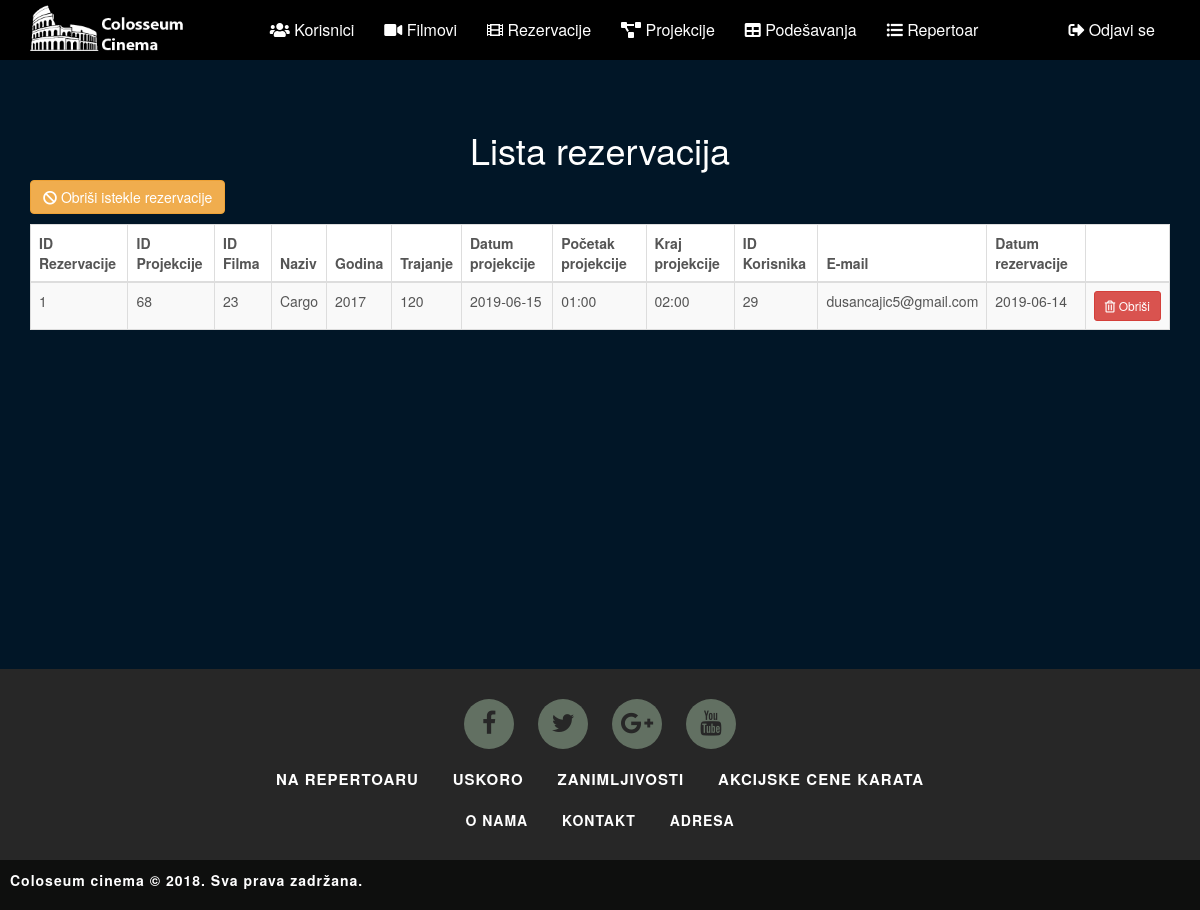
/reservation (signed in), run on an earlier commit of the app's database.
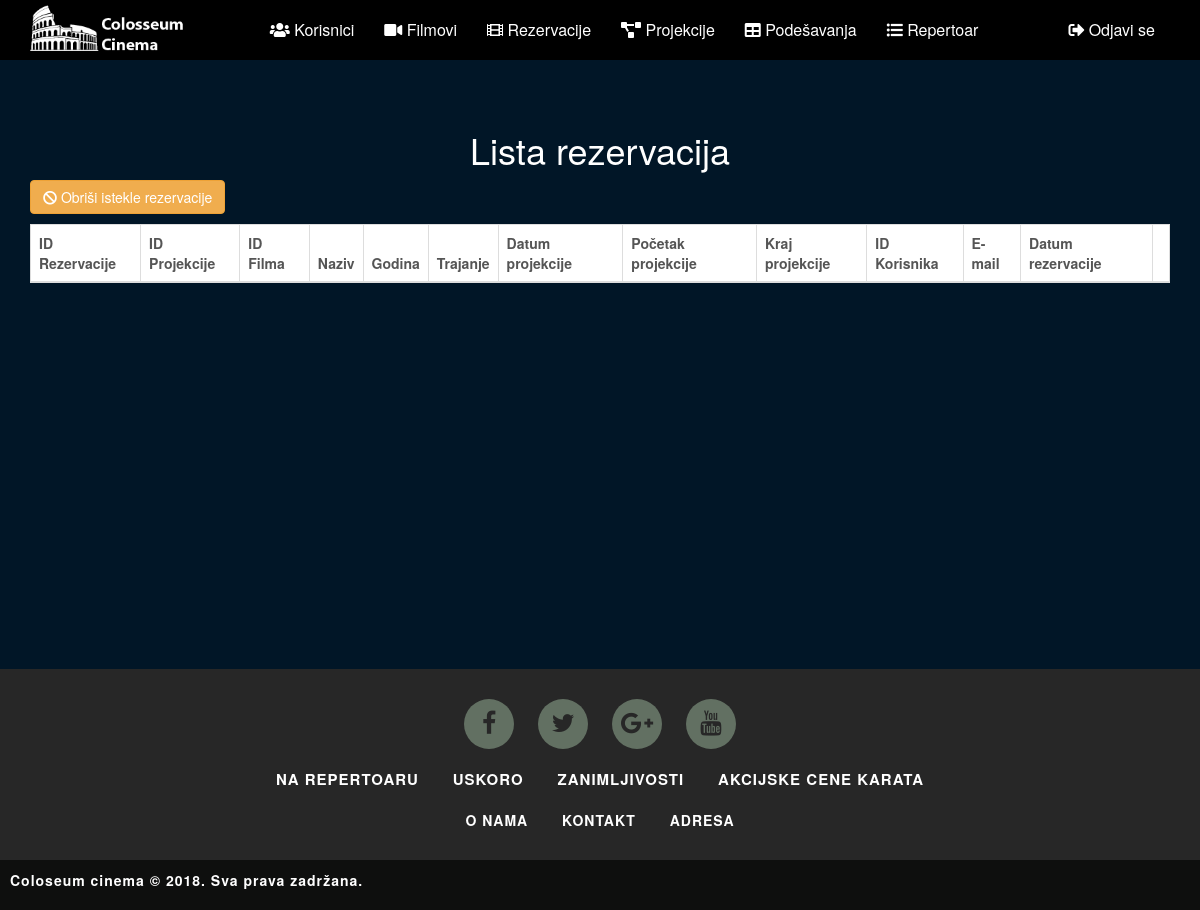
And on a later commit of the database.
### tables this page shows
CREATE TABLE `reservation` (
  `id` int(11) NOT NULL,
  `projectionId` int(11) NOT NULL,
  `userId` int(11) NOT NULL,
  `seat` varchar(255) NOT NULL,
  `reservationDate` date NOT NULL
);

CREATE TABLE `projection` (
  `id` int(11) NOT NULL,
  `filmId` int(11) NOT NULL,
  `date` date NOT NULL,
  `start` time NOT NULL,
  `end` time NOT NULL,
  `hall` int(11) NOT NULL,
  `price` int(11) NOT NULL
);

CREATE TABLE `film` (
  `id` int(11) NOT NULL,
  `name` varchar(255) NOT NULL,
  `year` int(11) NOT NULL,
  `director` varchar(255) NOT NULL,
  `genre` varchar(255) NOT NULL,
  `durationTime` int(11) NOT NULL,
  `description` varchar(255) NOT NULL,
  `rating` double NOT NULL,
  `youtube_url` varchar(255) NOT NULL,
  `path` varchar(255) NOT NULL DEFAULT 'web/images/no-image.png'
);

CREATE TABLE `users` (
  `id` int(11) NOT NULL,
  `firstName` varchar(255) DEFAULT NULL,
  `lastName` varchar(255) DEFAULT NULL,
  `email` varchar(255) DEFAULT NULL,
  `role` varchar(20) DEFAULT NULL,
  `password` varchar(255) DEFAULT NULL,
  `gender` varchar(255) DEFAULT NULL,
  `country` varchar(255) DEFAULT NULL,
  `mobilePhone` varchar(255) DEFAULT NULL,
  `path` varchar(255) NOT NULL DEFAULT 'web/images/no-image.png',
  `confirmation_code` varchar(255) DEFAULT NULL,
  `confirmed` int(11) NOT NULL DEFAULT '0'
);

### libs/Session.php (called while the page is built, shortened)
<?php
class Session
{
	public static function get($key)
	{
		if (isset($_SESSION[$key]))
		return $_SESSION[$key];
	}
}

### index.php (called while the page is built, shortened)
<?php
require 'libs/Bootstrap.php';
require 'libs/Controller.php';
require 'libs/Model.php';
require 'libs/View.php';
require 'libs/Database.php';
require 'libs/Session.php';
$app = new Bootstrap();

### libs/Model.php (called while the page is built)
<?php
class Model {
	function __construct() {
        $this->db = new Database(DB_TYPE, DB_HOST, DB_NAME, DB_USER, DB_PASS);
	}
}

### models/reservation_model.php (called while the page is built, shortened)
<?php
class Reservation_Model extends Model
{
    public function reservationList()
    {
        $sql = 'SELECT r.id AS reservationId,r.projectionId,r.userId,r.seat,r.reservationDate,u.*,p.*,f.* FROM ' . TABLE_RESERVATION . ' AS r INNER JOIN ' . TABLE_USERS . ' AS u ON r.userId = u.id INNER JOIN ' . TABLE_PROJECTION . ' AS p ON r.projectionId = p.id INNER JOIN ' . TABLE_FILM . ' AS f ON p.filmId = f.id';
        try
        {
            $sth = $this->db->prepare($sql);
            $sth->execute();
            $reservationList = $sth->fetchAll();
            return $reservationList;
        } catch (PDOException $ex)
        {
            echo $ex->getMessage();
            return array();
        }
    }
}

### libs/Controller.php (called while the page is built, shortened)
<?php
class Controller
{
    public function loadModel($name)
    {
        $path = 'models/' . $name . '_model.php';
        if (file_exists($path)) {
            $this->model = new $modelName();
        }
    }
}

### views/reservation/index.php (the view)
<div class="reservation-content-admin">
    <div class="container" style="margin-top: 50px;">
        <h1 class="text-center">Lista rezervacija</h1>
        <button class="btn btn-warning" style="margin-bottom: 10px;">
            <a href="<?php echo URL; ?>reservation/deleteExpiredReservations" style="color: white;"><i class="fas fa-ban"></i> Obriši istekle rezervacije</a>
        </button>
        <div class="table-responsive">
            <table id="id2" class="table table-striped table-bordered table-hover">
                <thead>
                <tr>
                    <th>ID Rezervacije</th>
                    <th>ID Projekcije</th>
                    <th>ID Filma</th>
                    <th>Naziv</th>
                    <th>Godina</th>
                    <th>Trajanje</th>
                    <th>Datum projekcije</th>
                    <th>Početak projekcije</th>
                    <th>Kraj projekcije</th>
                    <th>ID Korisnika</th>
                    <th>E-mail</th>
                    <th>Datum rezervacije</th>
                    <th></th>
                </tr>
                </thead>
                <?php
                foreach ($this->reservationList as $key => $value) {
                    list($hourS, $minuteS, $secondS) = explode(':', $value['start']);
                    list($hourE, $minuteE, $secondE) = explode(':', $value['end']);
                    echo '<tr>';
                    echo '<td>' . $value['reservationId'] . '</td>';
                    echo '<td>' . $value['projectionId'] . '</td>';
                    echo '<td>' . $value['filmId'] . '</td>';
                    echo '<td>' . $value['name'] . '</td>';
                    echo '<td>' . $value['year'] . '</td>';
                    echo '<td>' . $value['durationTime'] . '</td>';
                    echo '<td>' . $value['date'] . '</td>';
                    echo '<td>' . $hourS . ':' . $minuteS . '</td>';
                    echo '<td>' . $hourE . ':' . $minuteE . '</td>';
                    echo '<td>' . $value['userId'] . '</td>';
                    echo '<td>' . $value['email'] .'</td>';
                    echo '<td>' . $value['reservationDate'] . '</td>';
                    echo '<td class="cell">
                              <a href="' . URL . 'reservation/delete/' . $value['reservationId'] . '"><button class="btn btn-danger btn-sm">
                                                <i class="far fa-trash-alt"></i> Obriši</button></a></td>';
                    echo '</tr>';
                }
                ?>
            </table>
        </div>
    </div>
</div>

### libs/Bootstrap.php (shortened to what this page needs)
<?php
class Bootstrap {
	function __construct() {
	    if(isset($_GET['username']) && isset($_GET['code']) && !empty($_GET['username']) && !empty($_GET['code'])){
            require 'controllers/registration.php';
            $controller = new Registration();
            $controller->loadModel('registration');
            $controller->emailConfirmation($_GET['username'],$_GET['code']);
            return false;
        }else{
            $url = isset($_GET['url']) ? $_GET['url'] : null;
            $url = rtrim($url, '/');
            $url = explode('/', $url);
            $controller = new $url[0];
            $controller->loadModel($url[0]);
            if (isset($url[2])) {
                if (method_exists($controller, $url[1])) {
                    $controller->{$url[1]}($url[2]);
                } else {
                    $this->error();
                }
            } else {
                if (isset($url[1])) {
                    if (method_exists($controller, $url[1])) {
                        $controller->{$url[1]}();
                    } else {
                        $this->error();
                    }
                } else {
                    $controller->index();
                }
            }
        }
	}
}

### controllers/reservation.php (shortened to what this page needs)
<?php
class Reservation extends Controller
{
    public function index($id = null) {
        if(Session::get('role') == 'admin') {
            $this->view->reservationList = $this->model->reservationList();
            $this->view->title = 'Lista rezervacija';
            $this->view->render('reservation/index');
        } else if(Session::get('role') == 'user') {
            $this->view->reservationListForUser = $this->model->reservationListForUser($id);
            $this->view->title = 'Prikaz rezervacije';
            $this->view->render('reservation/reservationUser');
        }
    }
}

### libs/View.php (shortened to what this page needs)
<?php
class View {
	public function render($name, $noInclude = false)
	{
		if ($noInclude == true) {
			require 'views/' . $name . '.php';
		}
		else {
			require 'views/header.php';
			require 'views/' . $name . '.php';
			require 'views/footer.php';
		}
	}
}

### views/header.php (shortened to what this page needs)
<!doctype html>
<html>
<head>
    <link rel="stylesheet" href="<?php echo URL; ?>web/css/style.css"/>
    <link rel="stylesheet" href="https://maxcdn.bootstrapcdn.com/bootstrap/3.3.7/css/bootstrap.min.css">
    <link rel="stylesheet" href="https://cdn.datatables.net/1.10.12/css/dataTables.bootstrap.min.css" />
    <link rel="stylesheet" href="https://use.fontawesome.com/releases/v5.0.13/css/all.css">
    <link rel="stylesheet" type="text/css" href="https://cdnjs.cloudflare.com/ajax/libs/font-awesome/4.7.0/css/font-awesome.min.css">
</head>
<body>
    <div id="header" class="text-center">
        <nav class="navbar navbar-inverse navbar-fixed-top">
            <div class="container">
                 <div class="navbar-header">
                     <a href="<?php echo URL; ?>home" class="navbar-brand"><img src="<?php echo URL; ?>web/images/logo.png" class="img-responsive" style="height: 50px;"</a>
                </div>
                <div class="collapse navbar-collapse " id="mainNavBar">
                    <ul class="nav navbar-nav">
                        <?php if (Session::get('loggedIn') == true): ?>
                            <?php if (Session::get('role') == 'admin'): ?>
                                <li><a href="<?php echo URL; ?>user"><i class="fas fa-users"></i> Korisnici</a></li>
                                <li><a href="<?php echo URL; ?>film"><i class="fas fa-video"></i> Filmovi</a></li>
                                <li><a href="<?php echo URL; ?>reservation"><i class="fas fa-film"></i> Rezervacije</a></li>
                                <li><a href="<?php echo URL; ?>projection"><i class="fas fa-project-diagram"></i> Projekcije</a></li>
                                <li><a href="<?php echo URL; ?>dashboard"><i class="fas fa-table"></i> Podešavanja</a></li>
                                <li><a href="<?php echo URL; ?>projection/repertoire/<?php echo date('Y-m-d'); ?>"><i class="fas fa-list-ul"></i> Repertoar</a></li>
                            <?php endif; ?>
                                <li class="odjavi"><a href="<?php echo URL; ?>dashboard/logout"><i class="fas fa-sign-out-alt"></i> Odjavi se</a></li>
                        <?php endif; ?>
                     </ul>
                </div>
            </div>
        </nav>
    </div>
    <div id="container">
    <div class="body-content">

### views/footer.php
			</div>
		</div>
			<div id="footer" style="width: 100%;">
                <div class="footer-main-div">
                    <div class="footer-social-icons">
                        <ul>
                            <li><a href="#" target="blank"><i class="fa fa-facebook"></i></a></li>
                            <li><a href="#" target="blank"><i class="fa fa-twitter"></i></a></li>
                            <li><a href="#" target="blank"><i class="fa fa-google-plus"></i></a></li>
                            <li><a href="#" target="blank"><i class="fa fa-youtube"></i></a></li>
                        </ul>
                    </div>
                    <div class="footer-menu-one">
                        <ul>
                            <li><a href="<?php echo URL; ?>projection/repertoire/<?php echo date('Y-m-d'); ?>">Na repertoaru</a></li>
                            <li><a href="#">Uskoro</a></li>
                            <li><a href="<?php echo URL; ?>aboutUs/interesting">Zanimljivosti</a></li>
                            <li><a href="#">Akcijske cene karata</a></li>
                        </ul>
                    </div>
                    <div class="footer-menu-two">
                        <ul>
                            <li><a href="<?php echo URL; ?>aboutUs">O nama</a></li>
                            <li><a href="#">Kontakt</a></li>
                            <li><a href="#">Adresa</a></li>
                        </ul>
                    </div>
                </div>
                <div class="footer-bottom">
                    <p>Coloseum cinema © 2018. Sva prava zadržana.</p>
                </div>
			</div>
</body>
</html>

### web/css/style.css (style rules this page uses)
html body { background-color: #011627; }
#header { height: 60px; }
#header a { color: white; }
#header .navbar.navbar-inverse.navbar-fixed-top { min-height: 60px; }
#header .navbar.navbar-inverse.navbar-fixed-top .container .navbar-header a { padding: 0 15px; }
#header .navbar.navbar-inverse.navbar-fixed-top .container { padding-top: 5px; }
#header .navbar.navbar-inverse.navbar-fixed-top .container .nav.navbar-nav { float: right; }
#header .navbar.navbar-inverse.navbar-fixed-top .container .nav.navbar-nav .odjavi { margin-left: 60px; }
.navbar.navbar-inverse { background-color: black;border: none;border-radius: 0; }
#mainNavBar .nav.navbar-nav { font-size: 16px; }
.reservation-content-admin .table-responsive table { background-color: white;color: #555; width: 100%; }
.reservation-content-admin .container { margin-top: 100px;color: white; }
* { margin:0px; padding: 0px; box-sizing: border-box; }
a { text-decoration: none; outline: none; }
.footer-main-div { width: 100%; height: auto; margin: auto; background: #272727; padding:30px 0px; }
.footer-social-icons { width: 100%; height: auto; margin: auto; }
.footer-social-icons ul { margin: 0px; padding: 0px; text-align: center; }
.footer-social-icons ul li { display: inline-block; width: 50px; height: 50px; margin: 0px 10px; border-radius: 100%; background: #627062; }
.footer-social-icons ul li a { color: #272727; font-size: 25px; display: block; }
.footer-social-icons ul li a i { line-height: 50px; }
.footer-menu-one { width: 100%; height: auto; margin: auto; margin-top: 20px; margin-bottom: 20px; }
.footer-menu-one ul { margin: 0px; padding: 0px; text-align: center; }
.footer-menu-one ul li { display: inline-block; margin: 0px 15px; }
.footer-menu-one ul li a { font-size:15px; font-weight: 600; color: #fff; letter-spacing: 1px; text-transform: uppercase; }
.footer-menu-two { width: 100%; height: auto; margin: auto; margin-top:15px; }
.footer-menu-two ul { margin: 0px; padding: 0px; text-align: center; }
.footer-menu-two ul li { display: inline-block; margin: 0px 15px; }
.footer-menu-two ul li a { font-size:14px; font-weight: 600; color: #fff; letter-spacing: 1px; text-transform: uppercase; }
.footer-bottom { width: 100%; height: auto; margin: auto; background: #0e0f0e; padding: 10px; }
.footer-bottom p { font-size: 14px; text-align: left; color: #fff; font-weight: 600; letter-spacing: 1px; }

What changed in the data, as far as the page shows it:
removed reservation: id "1", projectionId "68", projectionId.filmId "23", film.name "Cargo", film.year "2017", film.durationTime "120", projectionId.date "2019-06-15", hourS "01", minuteS "00", hourE "02", minuteE "00", userId "29", userId.email "dusancajic5@gmail.com", reservationDate "2019-06-14"
